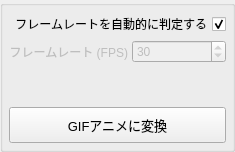
       <widget class="QWidget" name="tab_3">
        <attribute name="title">
         <string>GIFアニメ</string>
        </attribute>
        <layout class="QVBoxLayout" name="verticalLayout_5">
         <property name="spacing">
          <number>0</number>
         </property>
         <property name="leftMargin">
          <number>0</number>
         </property>
         <property name="topMargin">
          <number>0</number>
         </property>
         <property name="rightMargin">
          <number>0</number>
         </property>
         <property name="bottomMargin">
          <number>0</number>
         </property>
         <item>
          <widget class="QGroupBox" name="gif_groupBox">
           <property name="title">
            <string/>
           </property>
           <layout class="QVBoxLayout" name="verticalLayout_11">
            <property name="spacing">
             <number>4</number>
            </property>
            <property name="leftMargin">
             <number>6</number>
            </property>
            <property name="topMargin">
             <number>6</number>
            </property>
            <property name="rightMargin">
             <number>6</number>
            </property>
            <property name="bottomMargin">
             <number>6</number>
            </property>
            <item>
             <widget class="QCheckBox" name="gif_autofps_checkBox">
              <property name="layoutDirection">
               <enum>Qt::RightToLeft</enum>
              </property>
              <property name="text">
               <string>フレームレートを自動的に判定する</string>
              </property>
              <property name="checked">
               <bool>true</bool>
              </property>
             </widget>
            </item>
            <item>
             <layout class="QHBoxLayout" name="horizontalLayout_15">
              <property name="bottomMargin">
               <number>0</number>
              </property>
              <item>
               <widget class="QLabel" name="gif_fps_lb">
                <property name="enabled">
                 <bool>false</bool>
                </property>
                <property name="layoutDirection">
                 <enum>Qt::LeftToRight</enum>
                </property>
                <property name="text">
                 <string>フレームレート (FPS)</string>
                </property>
                <property name="alignment">
                 <set>Qt::AlignRight|Qt::AlignTrailing|Qt::AlignVCenter</set>
                </property>
               </widget>
              </item>
              <item>
               <widget class="QSpinBox" name="gif_fps_spinBox">
                <property name="enabled">
                 <bool>false</bool>
                </property>
                <property name="layoutDirection">
                 <enum>Qt::LeftToRight</enum>
                </property>
                <property name="minimum">
                 <number>4</number>
                </property>
                <property name="maximum">
                 <number>60</number>
                </property>
                <property name="value">
                 <number>30</number>
                </property>
               </widget>
              </item>
             </layout>
            </item>
            <item>
             <spacer name="verticalSpacer_4">
              <property name="orientation">
               <enum>Qt::Vertical</enum>
              </property>
              <property name="sizeHint" stdset="0">
               <size>
                <width>20</width>
                <height>40</height>
               </size>
              </property>
             </spacer>
            </item>
            <item>
             <widget class="QPushButton" name="convert_gifanim_bt">
              <property name="minimumSize">
               <size>
                <width>0</width>
                <height>36</height>
               </size>
              </property>
              <property name="font">
               <font>
                <family>Yu Gothic UI</family>
                <pointsize>10</pointsize>
               </font>
              </property>
              <property name="styleSheet">
               <string notr="true"/>
              </property>
              <property name="text">
               <string>GIFアニメに変換</string>
              </property>
              <property name="iconSize">
               <size>
                <width>24</width>
                <height>24</height>
               </size>
              </property>
             </widget>
            </item>
           </layout>
          </widget>
         </item>
        </layout>
       </widget>
